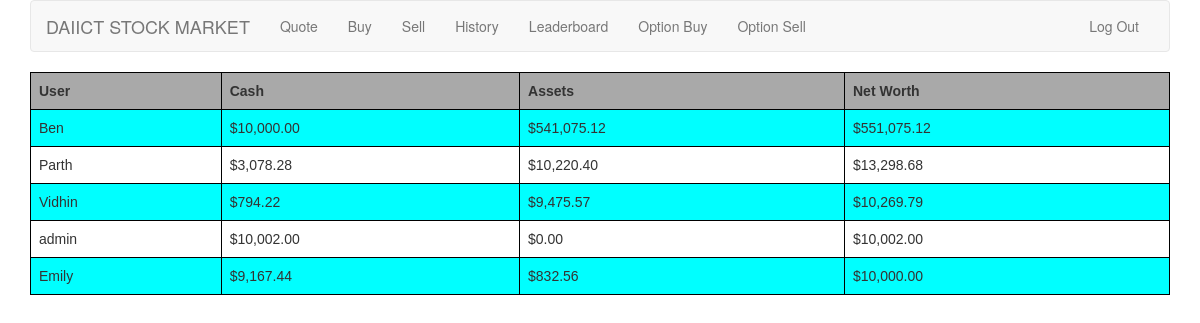
The page /leaderboard/ (signed in) on the database as committed earlier.
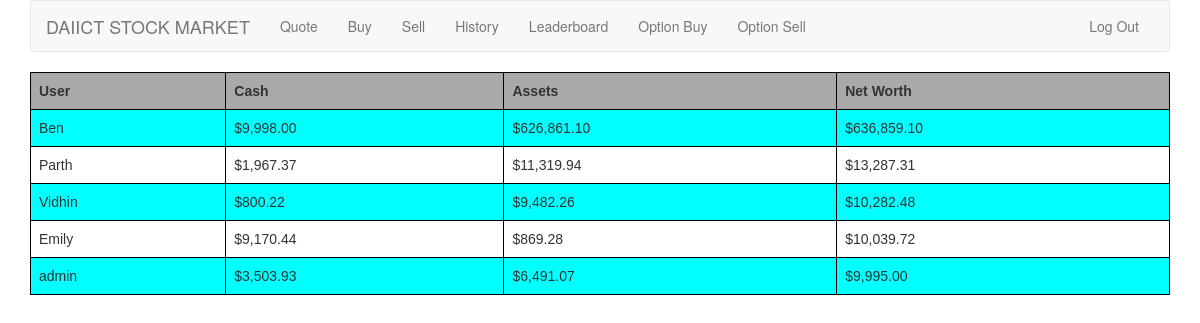
The same page on the database as committed later.
### tables this page shows
CREATE TABLE "users"
(
    id INTEGER PRIMARY KEY NOT NULL,
    username TEXT NOT NULL,
    hash TEXT NOT NULL,
    cash REAL DEFAULT 10000.00 NOT NULL,
    assets DECIMAL DEFAULT 0 NOT NULL
);

### application.py (the view)
@app.route("/leaderboard/")
@login_required
def leaderboard():
    leaders = c.execute("SELECT username, cash, assets FROM users ORDER BY cash + assets DESC").fetchall()
    return render_template("leaderboard.html", leaders=leaders, usd=usd)

### helpers.py (called while the page is built)
def login_required(f):
    @wraps(f)
    def decorated_function(*args, **kwargs):
        if session.get("user_id") is None:
            return redirect(url_for("login", next=request.url))
        return f(*args, **kwargs)
    return decorated_function

def usd(value):
    return "${:,.2f}".format(value)

### templates/leaderboard.html (shortened to what this page needs)
{% extends "layout.html" %}
{% block main %}
    <table>
        <tr>
            <th>
                User
            </th>
            <th>
                Cash
            </th>
            <th>
                Assets
            </th>
            <th>
                Net Worth
            </th>
        </tr>
        {% for user in leaders %}
            <tr>
                <td>{{ user[0] }}</td>
                <td>{{ usd(user[1]) }}</td>
                <td>{{ usd(user[2]) }}</td>
                <td>{{ usd(user[1] + user[2]) }}</td>
            </tr>
        {% endfor %}
    </table>
{% endblock %}

### templates/layout.html (shortened to what this page needs)
<!DOCTYPE html>
<html lang="en">
<head>
    <link href="https://maxcdn.bootstrapcdn.com/bootstrap/3.3.7/css/bootstrap.min.css" rel="stylesheet"/>
    <link href="{{ url_for('static', filename='styles.css') }}" rel="stylesheet"/>
</head>
<body>
<div class="container">
    <nav class="navbar navbar-default">
        <div class="container-fluid">
            <div class="navbar-header">
                <a class="navbar-brand" href="{{ url_for('index') }}"><span class="red">DAIICT </span><span class="red">STOCK MARKET</span></a>
            </div>
            <div class="collapse navbar-collapse" id="navbar">
                {% if session.user_id %}
                    <ul class="nav navbar-nav">
                        <li><a href="{{ url_for('quote') }}">Quote</a></li>
                        <li><a href="{{ url_for('buy') }}">Buy</a></li>
                        <li><a href="{{ url_for('sell') }}">Sell</a></li>
                        <li><a href="{{ url_for('history') }}">History</a></li>
                        <li><a href="{{ url_for('leaderboard') }}">Leaderboard</a></li>
                        <li><a href="{{ url_for('option_buy') }}">Option Buy</a></li>
                        <li><a href="{{ url_for('option_sell') }}">Option Sell</a></li>
                    </ul>
                    <ul class="nav navbar-nav navbar-right">
                        <li><a href="{{ url_for('logout') }}">Log Out</a></li>
                    </ul>
                {% else %}
                    <ul class="nav navbar-nav navbar-right">
                        <li><a href="{{ url_for('register') }}">Register</a></li>
                        <li><a href="{{ url_for('logout') }}">Log In</a></li>
                    </ul>
                {% endif %}
            </div>
        </div>
    </nav>
    <main>
        {% block main %}{% endblock %}
    </main>
</div>
</body>
</html>

### static/styles.css (style rules this page uses)
.container { margin-left: auto; margin-right: auto; text-align: center; }
table { font-family: arial, sans-serif; border-collapse: collapse; width: 100%; }
th { background-color: darkgray; }
td, th { border: 1px solid #000; text-align: left; padding: 8px; }
tr:nth-child(even) { background-color: aqua; }
main td { text-align: left; }

Rows that differ between the two databases and show on the page:
changed users "Ben": cash "$10,000.00" → "$9,998.00"; assets "$541,075.12" → "$626,861.10"; usd(user[1]+user[2]) "$551,075.12" → "$636,859.10"
changed users "Parth": cash "$3,078.28" → "$1,967.37"; assets "$10,220.40" → "$11,319.94"; usd(user[1]+user[2]) "$13,298.68" → "$13,287.31"
changed users "Vidhin": cash "$794.22" → "$800.22"; assets "$9,475.57" → "$9,482.26"; usd(user[1]+user[2]) "$10,269.79" → "$10,282.48"
changed users "Emily": cash "$9,167.44" → "$9,170.44"; assets "$832.56" → "$869.28"; usd(user[1]+user[2]) "$10,000.00" → "$10,039.72"; moves up the list
changed users "admin": cash "$10,002.00" → "$3,503.93"; assets "$0.00" → "$6,491.07"; usd(user[1]+user[2]) "$10,002.00" → "$9,995.00"
